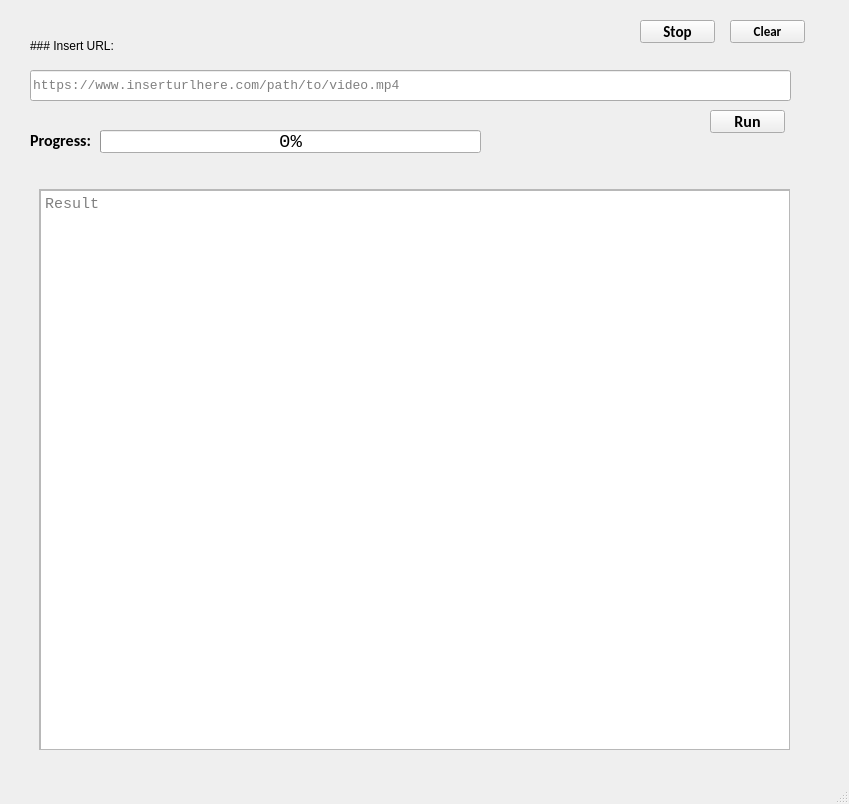
<?xml version="1.0" encoding="UTF-8"?>
<ui version="4.0">
 <class>Behavior_Analysis</class>
 <widget class="QMainWindow" name="Behavior_Analysis">
  <property name="geometry">
   <rect>
    <x>0</x>
    <y>0</y>
    <width>849</width>
    <height>804</height>
   </rect>
  </property>
  <property name="windowTitle">
   <string>MainWindow</string>
  </property>
  <widget class="QWidget" name="centralwidget">
   <widget class="QLabel" name="label">
    <property name="geometry">
     <rect>
      <x>30</x>
      <y>30</y>
      <width>171</width>
      <height>31</height>
     </rect>
    </property>
    <property name="styleSheet">
     <string notr="true">font: 75 14pt &quot;Calibri&quot;;</string>
    </property>
    <property name="text">
     <string>### Insert URL:</string>
    </property>
    <property name="textFormat">
     <enum>Qt::MarkdownText</enum>
    </property>
   </widget>
   <widget class="QScrollArea" name="scrollArea">
    <property name="geometry">
     <rect>
      <x>39</x>
      <y>189</y>
      <width>751</width>
      <height>561</height>
     </rect>
    </property>
    <property name="widgetResizable">
     <bool>true</bool>
    </property>
    <widget class="QWidget" name="scrollAreaWidgetContents">
     <property name="geometry">
      <rect>
       <x>0</x>
       <y>0</y>
       <width>749</width>
       <height>559</height>
      </rect>
     </property>
     <widget class="QTextEdit" name="result_box">
      <property name="geometry">
       <rect>
        <x>0</x>
        <y>0</y>
        <width>751</width>
        <height>1061</height>
       </rect>
      </property>
      <property name="maximumSize">
       <size>
        <width>16777215</width>
        <height>1061</height>
       </size>
      </property>
      <property name="font">
       <font>
        <family>Consolas</family>
        <pointsize>11</pointsize>
       </font>
      </property>
      <property name="readOnly">
       <bool>true</bool>
      </property>
      <property name="markdown">
       <string/>
      </property>
      <property name="placeholderText">
       <string>Result</string>
      </property>
     </widget>
    </widget>
   </widget>
   <widget class="QLineEdit" name="lineEdit_url">
    <property name="geometry">
     <rect>
      <x>30</x>
      <y>70</y>
      <width>761</width>
      <height>31</height>
     </rect>
    </property>
    <property name="font">
     <font>
      <family>Consolas</family>
      <pointsize>10</pointsize>
     </font>
    </property>
    <property name="placeholderText">
     <string>https://www.inserturlhere.com/path/to/video.mp4</string>
    </property>
   </widget>
   <widget class="QPushButton" name="btn_run">
    <property name="geometry">
     <rect>
      <x>710</x>
      <y>110</y>
      <width>75</width>
      <height>23</height>
     </rect>
    </property>
    <property name="font">
     <font>
      <family>Calibri</family>
      <pointsize>12</pointsize>
      <weight>75</weight>
      <bold>true</bold>
     </font>
    </property>
    <property name="text">
     <string>Run</string>
    </property>
   </widget>
   <widget class="QProgressBar" name="progressBar">
    <property name="geometry">
     <rect>
      <x>100</x>
      <y>130</y>
      <width>381</width>
      <height>23</height>
     </rect>
    </property>
    <property name="font">
     <font>
      <family>Consolas</family>
      <pointsize>14</pointsize>
     </font>
    </property>
    <property name="value">
     <number>0</number>
    </property>
    <property name="invertedAppearance">
     <bool>false</bool>
    </property>
   </widget>
   <widget class="QLabel" name="label_2">
    <property name="geometry">
     <rect>
      <x>30</x>
      <y>130</y>
      <width>71</width>
      <height>21</height>
     </rect>
    </property>
    <property name="font">
     <font>
      <family>Calibri</family>
      <pointsize>12</pointsize>
      <weight>75</weight>
      <bold>true</bold>
     </font>
    </property>
    <property name="text">
     <string>Progress:</string>
    </property>
   </widget>
   <widget class="QPushButton" name="btn_stp">
    <property name="geometry">
     <rect>
      <x>640</x>
      <y>20</y>
      <width>75</width>
      <height>23</height>
     </rect>
    </property>
    <property name="font">
     <font>
      <family>Calibri</family>
      <pointsize>11</pointsize>
      <weight>75</weight>
      <bold>true</bold>
     </font>
    </property>
    <property name="text">
     <string>Stop</string>
    </property>
   </widget>
   <widget class="QPushButton" name="btn_clr">
    <property name="geometry">
     <rect>
      <x>730</x>
      <y>20</y>
      <width>75</width>
      <height>23</height>
     </rect>
    </property>
    <property name="font">
     <font>
      <family>Calibri</family>
      <pointsize>10</pointsize>
      <weight>75</weight>
      <bold>true</bold>
     </font>
    </property>
    <property name="text">
     <string>Clear</string>
    </property>
   </widget>
  </widget>
  <widget class="QMenuBar" name="menubar">
   <property name="geometry">
    <rect>
     <x>0</x>
     <y>0</y>
     <width>849</width>
     <height>21</height>
    </rect>
   </property>
  </widget>
  <widget class="QStatusBar" name="statusbar"/>
 </widget>
 <resources/>
 <connections/>
</ui>
